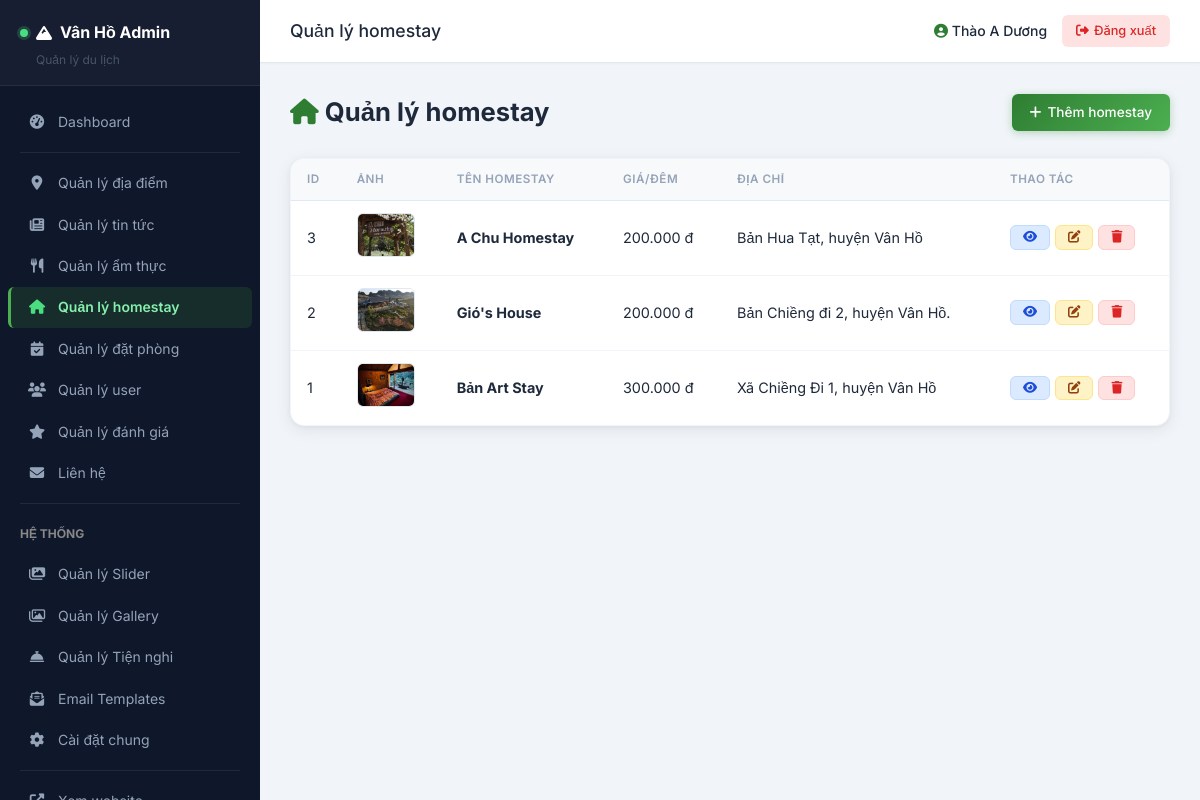
The app's page /admin/homestays/index.php (signed in) with its own data.
### tables this page shows
CREATE TABLE `homestays` (
  `id` int(11) NOT NULL,
  `name` varchar(200) NOT NULL,
  `slug` varchar(255) DEFAULT NULL,
  `short_description` text DEFAULT NULL,
  `description` longtext DEFAULT NULL,
  `address` varchar(255) DEFAULT NULL,
  `latitude` decimal(10,7) DEFAULT NULL,
  `longitude` decimal(10,7) DEFAULT NULL,
  `price_per_night` decimal(12,2) DEFAULT 0.00,
  `max_guests` int(11) NOT NULL DEFAULT 10,
  `check_in_time` varchar(5) DEFAULT NULL,
  `check_out_time` varchar(5) DEFAULT NULL,
  `image` varchar(255) DEFAULT NULL,
  `views` int(11) DEFAULT 0,
  `created_at` timestamp NOT NULL DEFAULT current_timestamp(),
  `updated_at` timestamp NULL DEFAULT NULL ON UPDATE current_timestamp(),
  `total_rooms` int(11) DEFAULT 1 COMMENT 'Tổng số phòng'
);

### functions.php (called while the page is built, shortened)
<?php
function sanitize(string $data): string
{
    return htmlspecialchars(trim($data), ENT_QUOTES, 'UTF-8');
}
function getImageUrl(string $filename, string $folder = 'places'): string
{
    return UPLOADS_URL . '/' . $folder . '/' . $filename;
}
function excerpt(string $text, int $length = 150): string
{
    $text = strip_tags($text);
    if (mb_strlen($text) <= $length) {
        return $text;
    }
    return mb_substr($text, 0, $length) . '...';
}
function formatPrice(float $price): string
{
    return number_format($price, 0, ',', '.') . ' đ';
}

### admin/homestays/index.php (the view, shortened to what this page needs)
<?php
require_once dirname(__DIR__) . '/includes/header.php';
$currentPageNum = getCurrentPage();
$perPage = 10;
$offset = ($currentPageNum - 1) * $perPage;
$stmt = $pdo->prepare('SELECT * FROM homestays ORDER BY created_at DESC LIMIT :limit OFFSET :offset');
$stmt->bindValue(':limit', $perPage, PDO::PARAM_INT);
$stmt->bindValue(':offset', $offset, PDO::PARAM_INT);
$stmt->execute();
$homestays = $stmt->fetchAll();
?>
<div class="content-header">
    <h1><i class="fas fa-house" style="color:var(--admin-primary)"></i> Quản lý homestay</h1>
    <a href="<?= ADMIN_URL ?>/homestays/add.php" class="btn-admin btn-add"><i class="fas fa-plus"></i> Thêm homestay</a>
</div>
<div class="table-wrapper">
    <table class="admin-table">
        <thead>
            <tr>
                <th>ID</th>
                <th>Ảnh</th>
                <th>Tên homestay</th>
                <th>Giá/đêm</th>
                <th>Địa chỉ</th>
                <th>Thao tác</th>
            </tr>
        </thead>
        <tbody>
            <?php if (count($homestays) > 0): ?>
                <?php foreach ($homestays as $homestay): ?>
                    <tr>
                        <td><?= $homestay['id'] ?></td>
                        <td>
                            <?php if (!empty($homestay['image'])): ?>
                                <img src="<?= getImageUrl($homestay['image'], 'homestays') ?>" class="thumb" alt="">
                            <?php else: ?>
                                <div class="thumb" style="background:#f0f0f0;display:flex;align-items:center;justify-content:center;color:#ccc;width:60px;height:45px;border-radius:4px"><i class="fas fa-image"></i></div>
                            <?php endif; ?>
                        </td>
                        <td><strong><?= sanitize($homestay['name']) ?></strong></td>
                        <td><?= formatPrice((float)$homestay['price_per_night']) ?></td>
                        <td><?= sanitize(excerpt($homestay['address'] ?? '', 40)) ?></td>
                        <td>
                            <div class="action-btns">
                                <a href="<?= SITE_URL ?>/homestay-detail.php?id=<?= $homestay['id'] ?>" class="btn-admin btn-view" target="_blank"><i class="fas fa-eye"></i></a>
                                <a href="<?= ADMIN_URL ?>/homestays/edit.php?id=<?= $homestay['id'] ?>" class="btn-admin btn-edit"><i class="fas fa-edit"></i></a>
                                <a href="<?= ADMIN_URL ?>/homestays/delete.php?id=<?= $homestay['id'] ?>" class="btn-admin btn-delete" data-confirm="Bạn có chắc muốn xóa homestay này?"><i class="fas fa-trash"></i></a>
                            </div>
                        </td>
                    </tr>
                <?php endforeach; ?>
            <?php else: ?>
                <tr>
                    <td colspan="6" style="text-align:center;padding:30px;color:#999">Chưa có dữ liệu</td>
                </tr>
            <?php endif; ?>
        </tbody>
    </table>
</div>
<?php require_once dirname(__DIR__) . '/includes/footer.php'; ?>

### assets/css/admin.css (style rules this page uses)
:root { --admin-primary: #2E7D32; --admin-primary-dark: #1B5E20; --admin-primary-light: #4CAF50; --admin-secondary: #1976D2; --admin-secondary-light: #42A5F5; --admin-sidebar-bg: #0f172a; --admin-sidebar-hover: rgba(255,255,255,0.06); --admin-sidebar-active: rgba(46,125,50,0.22); --admin-text: #1e293b; --admin-text-light: #64748b; --admin-text-muted: #94a3b8; --admin-bg: #f1f5f9; --admin-white: #fff; --admin-border: #e2e8f0; --admin-border-light: #f1f5f9; --admin-shadow-sm: 0 1px 3px rgba(0,0,0,0.06); --admin-shadow: 0 4px 16px rgba(0,0,0,0.08), 0 1px 4px rgba(0,0,0,0.04); --admin-shadow-lg: 0 10px 40px rgba(0,0,0,0.12); --admin-radius: 10px; --admin-radius-sm: 6px; --admin-radius-lg: 14px; --admin-transition: 0.25s cubic-bezier(.4,0,.2,1); }
* { margin: 0; padding: 0; box-sizing: border-box; }
body { font-family: 'Inter', sans-serif; background: var(--admin-bg); color: var(--admin-text); line-height: 1.6; font-size: 14px; }
a { text-decoration: none; color: var(--admin-primary); }
img { max-width: 100%; height: auto; }
.content-header { display: flex; align-items: center; justify-content: space-between; margin-bottom: 25px; }
.content-header h1 { font-size: 1.6rem; color: var(--admin-text); }
.table-wrapper { background: var(--admin-white); border-radius: var(--admin-radius-lg); box-shadow: var(--admin-shadow); overflow: hidden; border: 1px solid var(--admin-border-light); }
.admin-table { width: 100%; border-collapse: collapse; }
.admin-table th { background: #f8f9fb; padding: 11px 16px; text-align: left; font-weight: 600; font-size: 0.73rem; color: var(--admin-text-muted); text-transform: uppercase; letter-spacing: 0.5px; border-bottom: 1px solid var(--admin-border); white-space: nowrap; }
.admin-table td { padding: 12px 16px; border-bottom: 1px solid var(--admin-border-light); vertical-align: middle; font-size: 0.9rem; }
.admin-table tr:last-child td { border-bottom: none; }
.admin-table tbody tr { transition: background var(--admin-transition); }
.admin-table .thumb { width: 58px; height: 44px; object-fit: cover; border-radius: var(--admin-radius-sm); border: 1px solid var(--admin-border); }
.btn-admin { display: inline-flex; align-items: center; gap: 6px; padding: 8px 18px; border-radius: var(--admin-radius-sm); font-size: 0.85rem; font-weight: 500; cursor: pointer; border: none; transition: all var(--admin-transition); font-family: 'Inter', sans-serif; white-space: nowrap; }
.btn-add { background: linear-gradient(135deg, var(--admin-primary), var(--admin-primary-light)); color: #fff; box-shadow: 0 2px 8px rgba(46,125,50,0.3); }
.btn-edit { background: #fef3c7; color: #92400e; padding: 5px 12px; font-size: 0.78rem; border: 1px solid #fde68a; }
.btn-delete { background: #fee2e2; color: #dc2626; padding: 5px 12px; font-size: 0.78rem; border: 1px solid #fecaca; }
.btn-view { background: #dbeafe; color: #1d4ed8; padding: 5px 12px; font-size: 0.78rem; border: 1px solid #bfdbfe; }
.action-btns { display: flex; gap: 5px; }

### records on screen
homestays: id "3", image (picture), name "A Chu Homestay", price_per_night "200.000 đ", address "Bản Hua Tạt, huyện Vân Hồ"
homestays: id "2", image (picture), name "Gió's House", price_per_night "200.000 đ", address "Bản Chiềng đi 2, huyện Vân Hồ."
homestays: id "1", image (picture), name "Bản Art Stay", price_per_night "300.000 đ", address "Xã Chiềng Đi 1, huyện Vân Hồ"

### other values on screen
$adminTitle "Quản lý homestay"
$_SESSION['admin_username'] "Thào A Dương"
